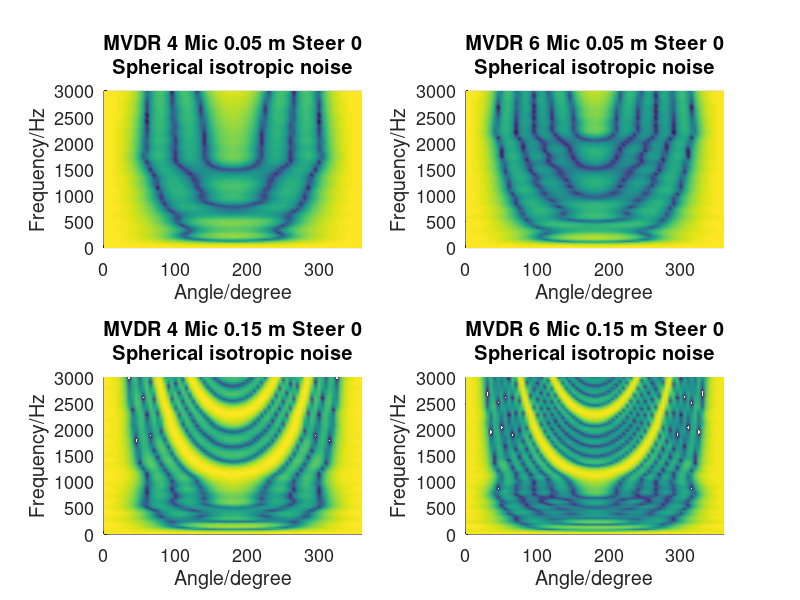
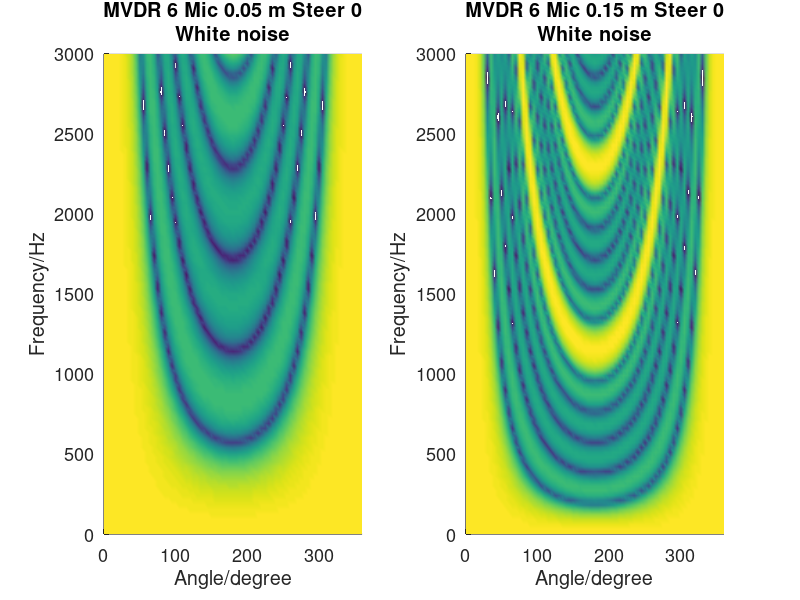
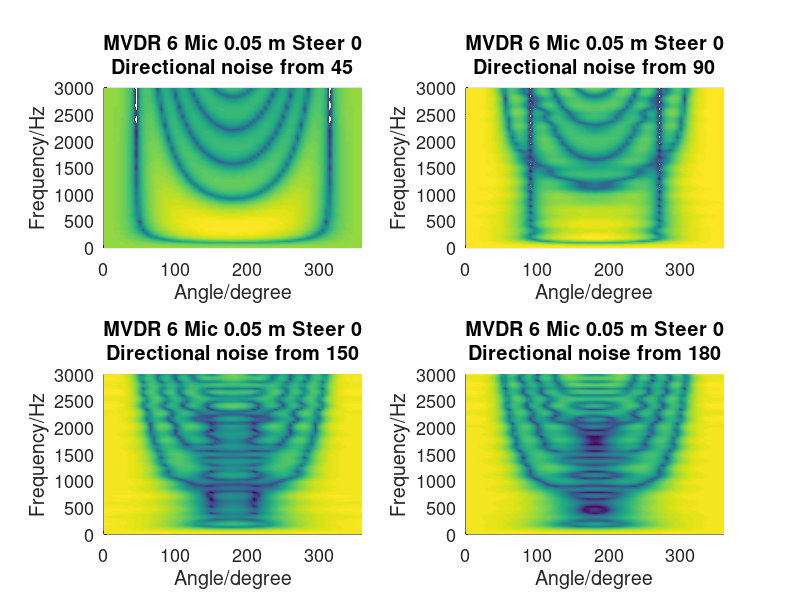

The MATLAB script that drew these images, in order:
close all;
clc;

set(0,'DefaultAxesFontSize',13)
source_frequency = 0:30:3000;
source_angle = 0:5:360; 

% ----------------------------------------------------------------------- %
figure;
load('4-0.05-0-iso.mat');
subplot(221);
surf(source_angle,source_frequency,10*log10(final_out_gain))
view(0,90) 
xlim([0 360]);
shading interp	%remove grid
xlabel('Angle/degree'); 
ylabel('Frequency/Hz') 
title({'MVDR 4 Mic 0.05 m Steer 0','Spherical isotropic noise'})

load('6-0.05-0-iso.mat');
subplot(222);
surf(source_angle,source_frequency,10*log10(final_out_gain))
view(0,90) 
xlim([0 360]);
shading interp	%remove grid
xlabel('Angle/degree'); 
ylabel('Frequency/Hz') 
title({'MVDR 6 Mic 0.05 m Steer 0','Spherical isotropic noise'})


load('4-0.15-0-iso.mat');
subplot(223);
surf(source_angle,source_frequency,10*log10(final_out_gain))
view(0,90) 
xlim([0 360]);
shading interp	%remove grid
xlabel('Angle/degree'); 
ylabel('Frequency/Hz') 
title({'MVDR 4 Mic 0.15 m Steer 0','Spherical isotropic noise'})

load('6-0.15-0-iso.mat');
subplot(224);
surf(source_angle,source_frequency,10*log10(final_out_gain))
view(0,90) 
xlim([0 360]);
shading interp	%remove grid
xlabel('Angle/degree'); 
ylabel('Frequency/Hz') 
title({'MVDR 6 Mic 0.15 m Steer 0','Spherical isotropic noise'})

% ----------------------------------------------------------------------- %
figure;
subplot(121);
load('6-0.05-0-identity.mat');
surf(source_angle,source_frequency,10*log10(final_out_gain))
view(0,90) 
xlim([0 360]);
shading interp	%remove grid
xlabel('Angle/degree'); 
ylabel('Frequency/Hz') 
title({'MVDR 6 Mic 0.05 m Steer 0','White noise'})

subplot(122);
load('6-0.15-0-identity.mat');
surf(source_angle,source_frequency,10*log10(final_out_gain))
view(0,90) 
xlim([0 360]);
shading interp	%remove grid
xlabel('Angle/degree'); 
ylabel('Frequency/Hz') 
title({'MVDR 6 Mic 0.15 m Steer 0','White noise'})
% ----------------------------------------------------------------------- %

figure;
subplot(221);
load('6-0.05-0-45-dirc.mat');
surf(source_angle,source_frequency,10*log10(final_out_gain))
view(0,90) 
xlim([0 360]);
shading interp	%remove grid
xlabel('Angle/degree'); 
ylabel('Frequency/Hz');
title({'MVDR 6 Mic 0.05 m Steer 0','Directional noise from 45'})

subplot(222);
load('6-0.05-0-90-dirc.mat');
surf(source_angle,source_frequency,10*log10(final_out_gain))
view(0,90) 
xlim([0 360]);
shading interp	%remove grid
xlabel('Angle/degree'); 
ylabel('Frequency/Hz');
title({'MVDR 6 Mic 0.05 m Steer 0','Directional noise from 90'})

subplot(223);
load('6-0.05-0-150-dirc.mat');
surf(source_angle,source_frequency,10*log10(final_out_gain))
view(0,90) 
xlim([0 360]);
shading interp	%remove grid
xlabel('Angle/degree'); 
ylabel('Frequency/Hz');
title({'MVDR 6 Mic 0.05 m Steer 0','Directional noise from 150'})

subplot(224);
load('6-0.05-0-180-dirc.mat');
surf(source_angle,source_frequency,10*log10(final_out_gain))
view(0,90) 
xlim([0 360]);
shading interp	%remove grid
xlabel('Angle/degree'); 
ylabel('Frequency/Hz');
title({'MVDR 6 Mic 0.05 m Steer 0','Directional noise from 180'})


% colorbar; 
% title(colorbar,'Output Gain/dB')